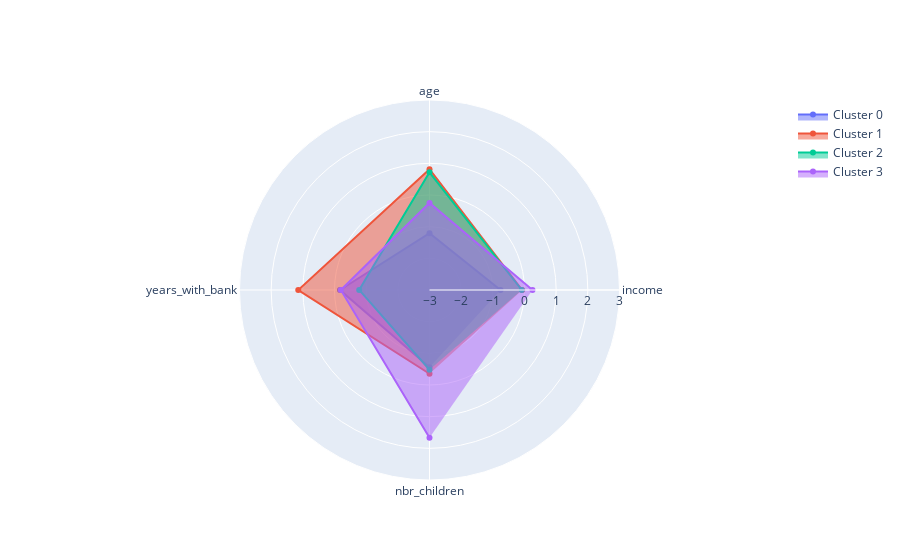

Write notebook code for a chart like this one.
### Code cell
features = list(means.columns)

fig = go.Figure()

clusters=[0,1,2,3]

for c in clusters:
    fig.add_trace(go.Scatterpolar(
          r=list(means.loc[c]),
          theta=features,
          fill='toself',
          name='Cluster '+str(c)
    ))

fig.update_layout(
      polar=dict(
        radialaxis=dict(
          visible=True,
          range=[-3, 3]
        )),
      showlegend=True
    )

fig.show()

### Figure 1 — Plotly figure (JSON) as saved in the notebook; plotly's stock layout.template omitted (floating-point values rounded to 4 significant figures)
{"data": [{"fill": "toself", "name": "Cluster 0", "r": [-0.7578, -1.206, -0.1728, -0.5585], "theta": ["income", "age", "years_with_bank", "nbr_children"], "type": "scatterpolar"}, {"fill": "toself", "name": "Cluster 1", "r": [-0.07273, 0.8135, 1.145, -0.3554], "theta": ["income", "age", "years_with_bank", "nbr_children"], "type": "scatterpolar", "visible": true}, {"fill": "toself", "name": "Cluster 2", "r": [-0.08585, 0.7165, -0.7801, -0.4815], "theta": ["income", "age", "years_with_bank", "nbr_children"], "type": "scatterpolar", "visible": true}, {"fill": "toself", "name": "Cluster 3", "r": [0.252, -0.2504, -0.2007, 1.664], "theta": ["income", "age", "years_with_bank", "nbr_children"], "type": "scatterpolar", "visible": true}], "layout": {"autosize": true, "polar": {"angularaxis": {"type": "category"}, "radialaxis": {"autorange": false, "range": [-3, 3], "type": "linear", "visible": true}}, "showlegend": true}}
